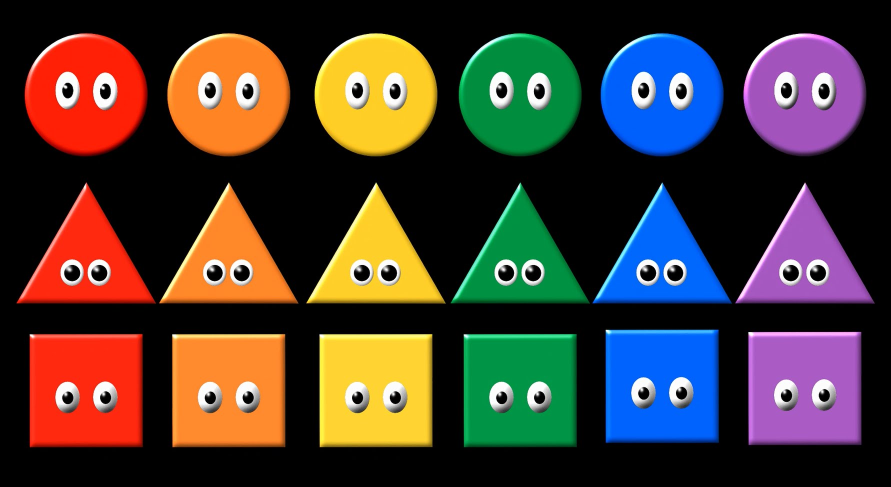
//> input picture build/test3.jpg, 1781 x 973 px (shown at 1/2 size)
$ ./serial_twostage_20180130172944   (built with g++ and OpenCV 4)
//> lines starting //> are read from the running program, lines starting //| are printed output that depends on the picture; after the words box and inside, x2 and y2 are one past the last pixel; in counts of white or black regions, pixels touching at a corner belong together
#include <stdio.h>
#include <stdlib.h>
#include <CL/cl.h>
#include <chrono>

#include <opencv2/opencv.hpp>

#include "../ocl/ocl_loader.hpp"

#define WIDTH 1920
#define HEIGHT 1080

void linearTwoStage(uchar *image, int width, int height)
{
	printf("width %d, height %d", width, height);
	int *labeledImage = (int *)malloc(sizeof(int) * width * height);
	int *labels = (int *)malloc(sizeof(int) * width * height);
	int counter = 1;

	int index = 0;
	for (int i = 0; i < width * height; i++)
		labels[i] = i;

	for (int i = 0; i < height; i++)
	{
		for (int j = 0; j < width; j++)
		{
			index = i * width + j;
			labeledImage[index] = (int)image[index];

			if (labeledImage[index] >= 255)
			{
				int label = 0;
				int upn = 0;
				int ln = 0;

				if ((i - 1) >= 0)
					upn = labeledImage[(i - 1) * width + j];
				if ((j - 1) >= 0)
					ln = labeledImage[i * width + j - 1];

				if (upn == 0 && ln == 0)
				{
					counter++;
					labeledImage[index] = counter;
				}
				else if (upn == 0)
					labeledImage[index] = ln;
				else if (ln == 0)
					labeledImage[index] = upn;
				else
				{
					if (ln < upn)
					{

						labeledImage[index] = ln;
						labels[upn] = labels[ln];
					}
					else
					{
						labeledImage[index] = upn;
						labels[ln] = labels[upn];
					}
				}
			}
		}
	}
	printf("height: %d, width %d", height, width);
	for (int i = 0; i < height; i++)
	{
		for (int j = 0; j < width; j++)
		{
			index = i * width + j;

			if (image[index] != 0)
			{
				image[index] = labels[labeledImage[index]] * 100;
			}
		}
	}
}

cv::Mat loadImage(char *filename)
{
//> called with filename = "test3.jpg"
	cv::Mat src = cv::imread(filename, 1); // load source image
//> src is the input picture: 973 rows x 1781 cols, CV_8UC3; mean B, G, R 50.4, 57.4, 70.9

	cv::namedWindow("Display window", cv::WINDOW_AUTOSIZE); // Create a window for display.
	imshow("Display window", src);							// Show our image inside it.

	cv::Size size(WIDTH, HEIGHT); //the dst image size,e.g.100x100
	cv::resize(src, src, size);   //resize image
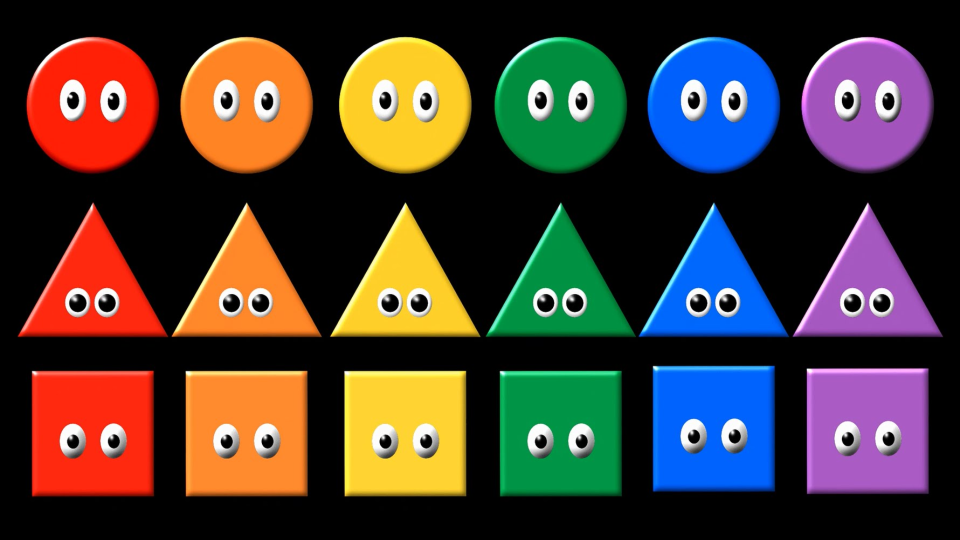
//> src: 1080 rows x 1920 cols, CV_8UC3 (shown at 1/2 size); mean B, G, R 50.3, 57.4, 70.9

	cv::Mat gray;
	cv::cvtColor(src, gray, CV_BGR2GRAY); //perform gray scale conversion.
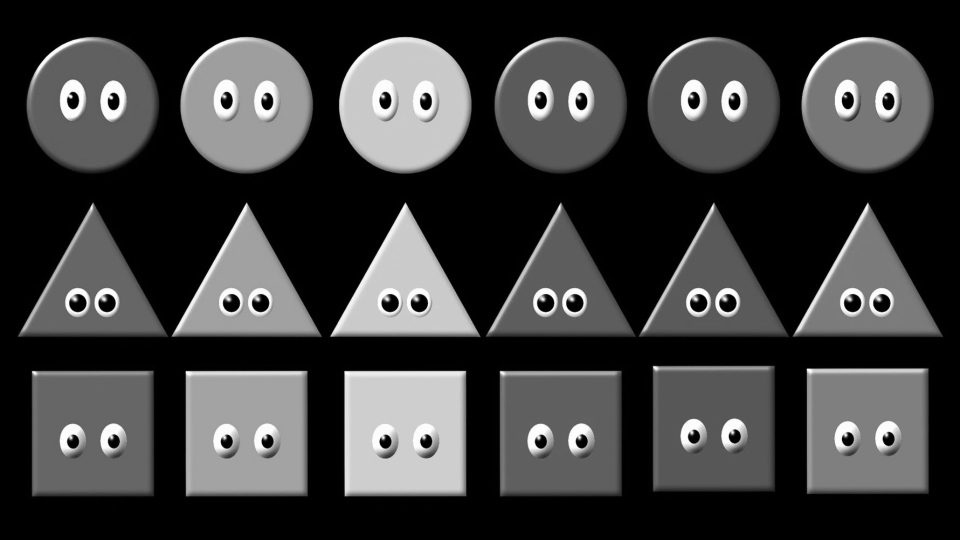
//> gray: 1080 rows x 1920 cols, CV_8UC1 (shown at 1/2 size); min 0, max 255, mean 60.6
	cv::threshold(gray, gray, 127, 255, cv::THRESH_BINARY);
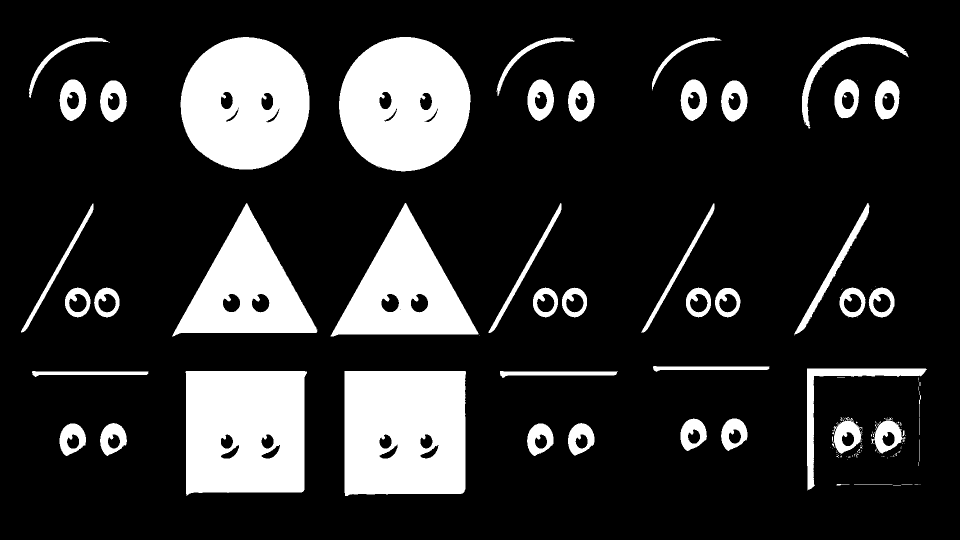
//> gray: 1080 rows x 1920 cols, CV_8UC1 (shown at 1/2 size); 18.2% white; 158 white regions (106 under 20 px), largest, box (x1, y1, x2, y2) and area: (689, 742, 932, 992) 57811, (371, 742, 614, 992) 55921, (678, 74, 942, 343) 54034

	cv::waitKey(0);
	return gray;
}

void displayLabeledImage(cv::Mat image)
{
	cv::applyColorMap(image, image, cv::COLORMAP_JET);
	cv::namedWindow("Display window", cv::WINDOW_AUTOSIZE); // Create a window for display.
	cv::imshow("Display window", image);					// Show our image inside it.
}

int main()
{

	cv::Mat image = loadImage("test3.jpg");

    auto start = std::chrono::high_resolution_clock::now();

	linearTwoStage(image.data, 1920, 1080);
//> the loop in linearTwoStage, `for (int i = 0; i < height; i++)` made 1080 passes
//> index on passes 1 to 3: 1919, 3839, 5759
//> after the loop in linearTwoStage, `for (int i = 0; i < height; i++)`: index = 2073599; counter = 2471
//> after the loop in linearTwoStage, `for (int i = 0; i < height; i++)`: index = 2073599
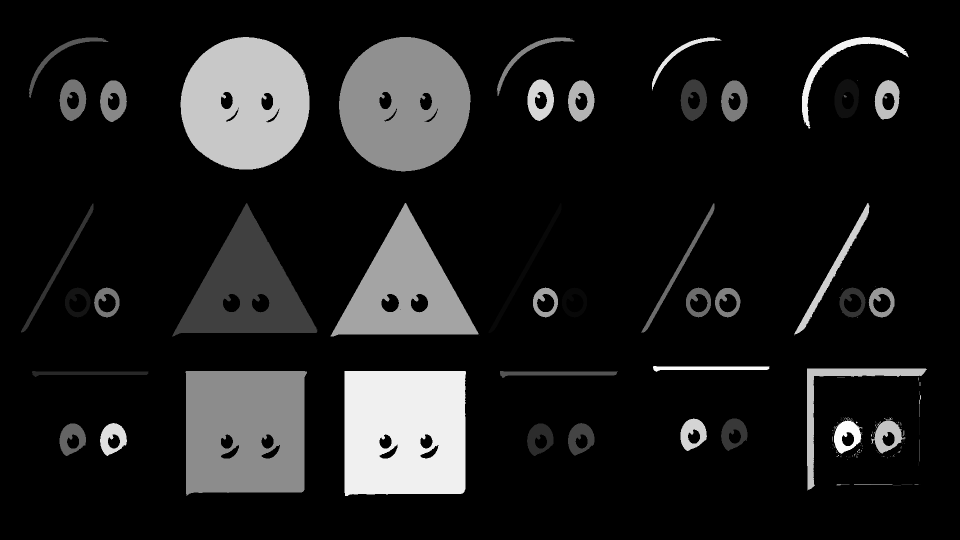
//> image: 1080 rows x 1920 cols, CV_8UC1 (shown at 1/2 size); 18.16% of pixels changed, all inside (x1, y1, x2, y2) = (42, 74, 1854, 992)

    auto finish = std::chrono::high_resolution_clock::now();
    auto d = std::chrono::duration_cast<std::chrono::nanoseconds>(finish - start);
    printf("\nDone executing PCCL Elapsed Time: %f nsec ]\n", d/1000.0/1000.0/1000.0);

	displayLabeledImage(image);
//> in displayLabeledImage, `cv::applyColorMap(image, image, cv::COLORMAP_JET);`:
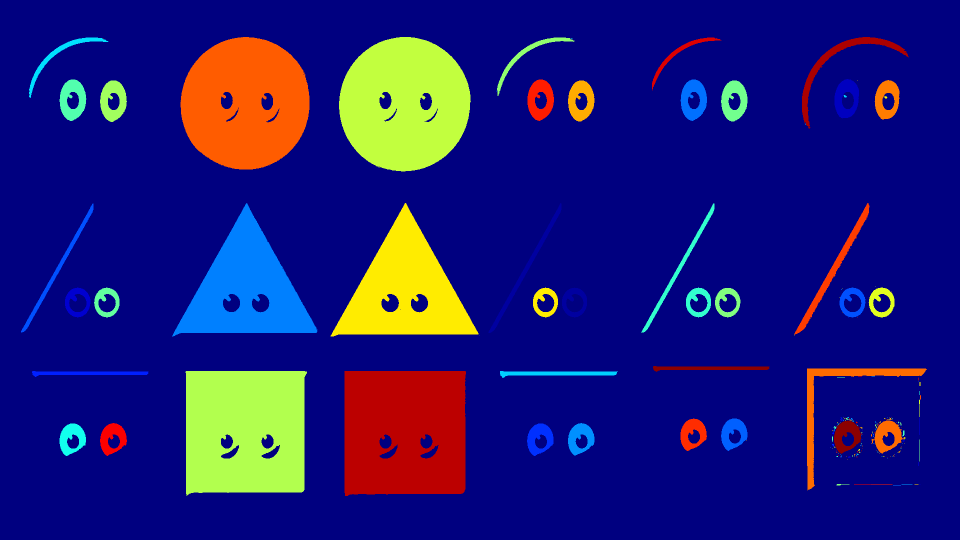
//> image: 1080 rows x 1920 cols, CV_8UC3 (shown at 1/2 size); mean B, G, R 117.4, 27.1, 31.2
	cv::waitKey(0);
}

$ run again, with build/test2.jpg copied over build/test3.jpg
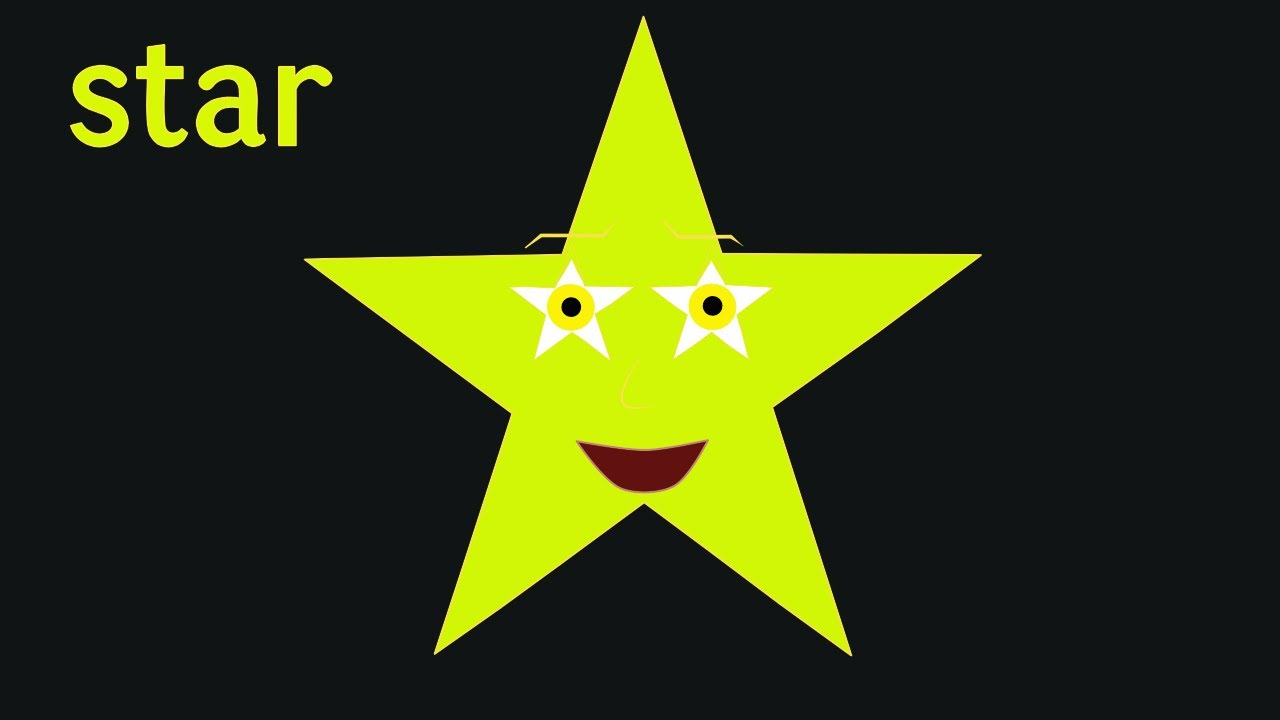
//> input picture build/test2.jpg, 1280 x 720 px
//> in loadImage, src is the input picture: 720 rows x 1280 cols, CV_8UC3; mean B, G, R 20.8, 57.2, 49
//> src: 1080 rows x 1920 cols, CV_8UC3
//> in loadImage, `cv::threshold(gray, gray, 127, 255, cv::THRESH_BINARY);`:
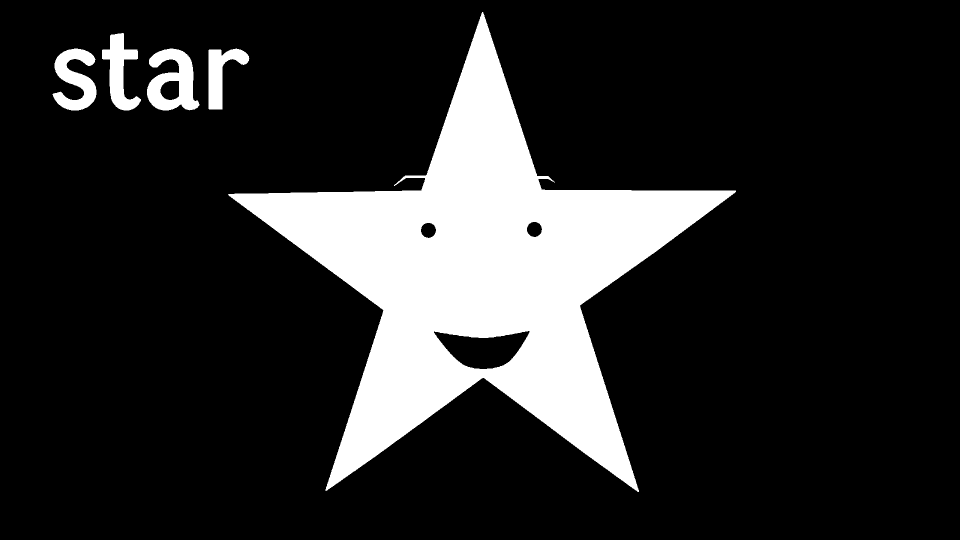
//> gray: 1080 rows x 1920 cols, CV_8UC1 (shown at 1/2 size); 16.5% white; 5 white regions, box (x1, y1, x2, y2) and area: (456, 24, 1472, 984) 317508, (294, 97, 399, 221) 7548, (105, 97, 193, 221) 5974, (204, 66, 282, 221) 5574, (417, 97, 499, 219) 4515
//> the loop in linearTwoStage, `for (int i = 0; i < height; i++)` made 1080 passes
//> (index, counter) on passes 1 to 3: (1919, 1), (3839, 1), (5759, 1)
//> after the loop in linearTwoStage, `for (int i = 0; i < height; i++)`: index = 2073599; counter = 463
//> the loop in linearTwoStage, `for (int i = 0; i < height; i++)` made 1080 passes
//> index on passes 1 to 3: 1919, 3839, 5759
//> after the loop in linearTwoStage, `for (int i = 0; i < height; i++)`: index = 2073599
//> in displayLabeledImage, `cv::applyColorMap(image, image, cv::COLORMAP_JET);`:
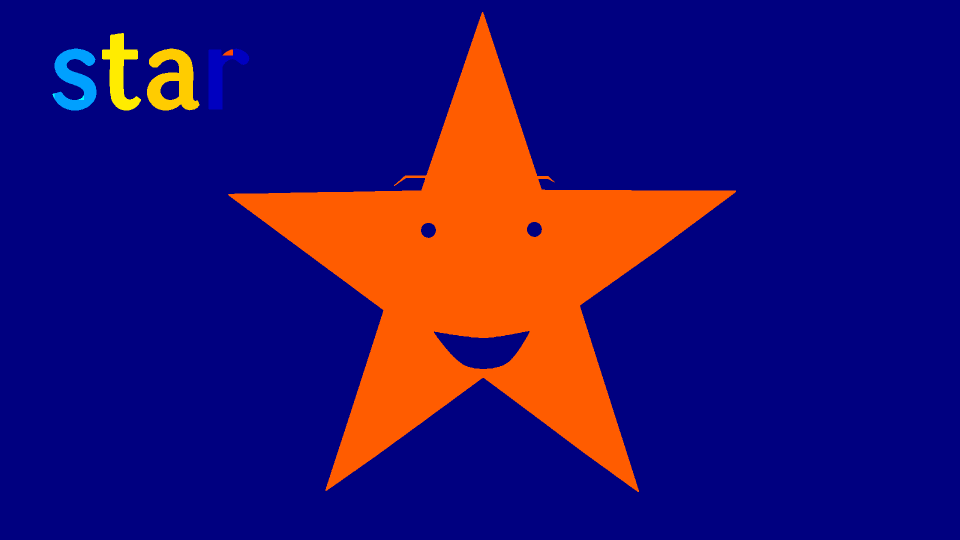
//> image: 1080 rows x 1920 cols, CV_8UC3 (shown at 1/2 size); mean B, G, R 108.1, 15.9, 40.7

$ run again, with build/test4.jpg copied over build/test3.jpg
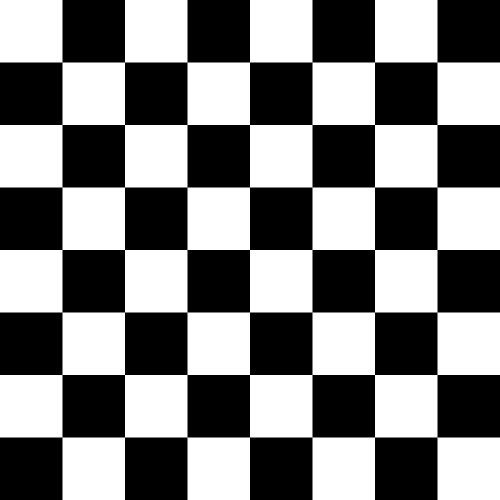
//> input picture build/test4.jpg, 1000 x 1000 px (shown at 1/2 size)
//> in loadImage, src is the input picture: 1000 rows x 1000 cols, CV_8UC3; 50% white; 1 white region, box (x1, y1, x2, y2) and area: (0, 0, 1000, 1000) 500000
//> src: 1080 rows x 1920 cols, CV_8UC3
//> in loadImage, `cv::threshold(gray, gray, 127, 255, cv::THRESH_BINARY);`:
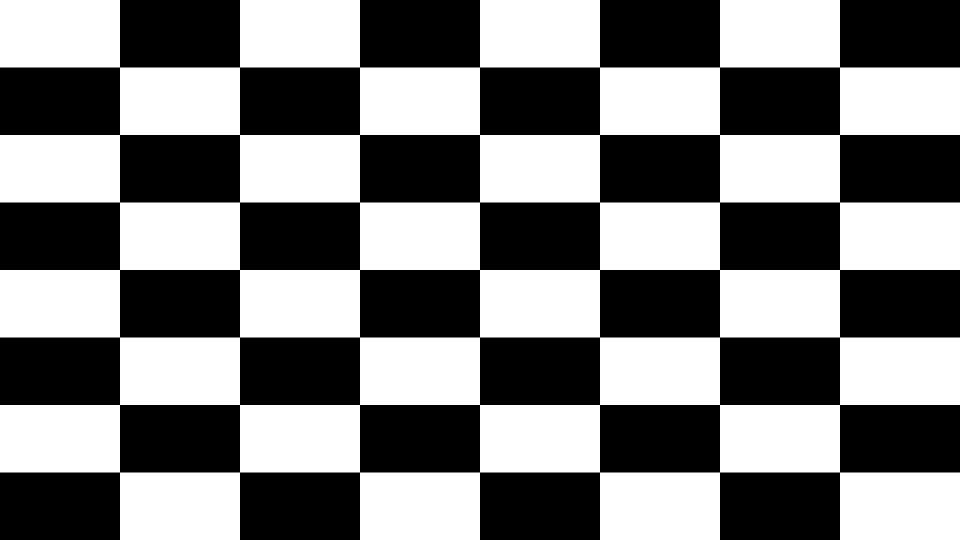
//> gray: 1080 rows x 1920 cols, CV_8UC1 (shown at 1/2 size); 50% white; 1 white region, box (x1, y1, x2, y2) and area: (0, 0, 1920, 1080) 1036800
//> the loop in linearTwoStage, `for (int i = 0; i < height; i++)` made 1080 passes
//> index on passes 1 to 3: 1919, 3839, 5759
//> after the loop in linearTwoStage, `for (int i = 0; i < height; i++)`: index = 2073599; counter = 33
//> after the loop in linearTwoStage, `for (int i = 0; i < height; i++)`: index = 2073599
//> in displayLabeledImage, `cv::applyColorMap(image, image, cv::COLORMAP_JET);`:
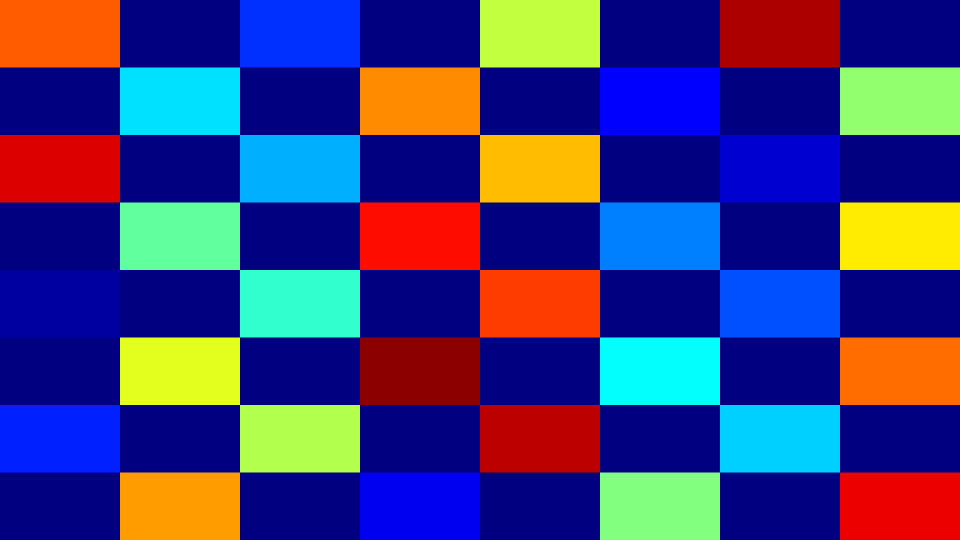
//> image: 1080 rows x 1920 cols, CV_8UC3 (shown at 1/2 size); mean B, G, R 121.4, 61.4, 62.8

$ run again, with build/baby.jpg copied over build/test3.jpg
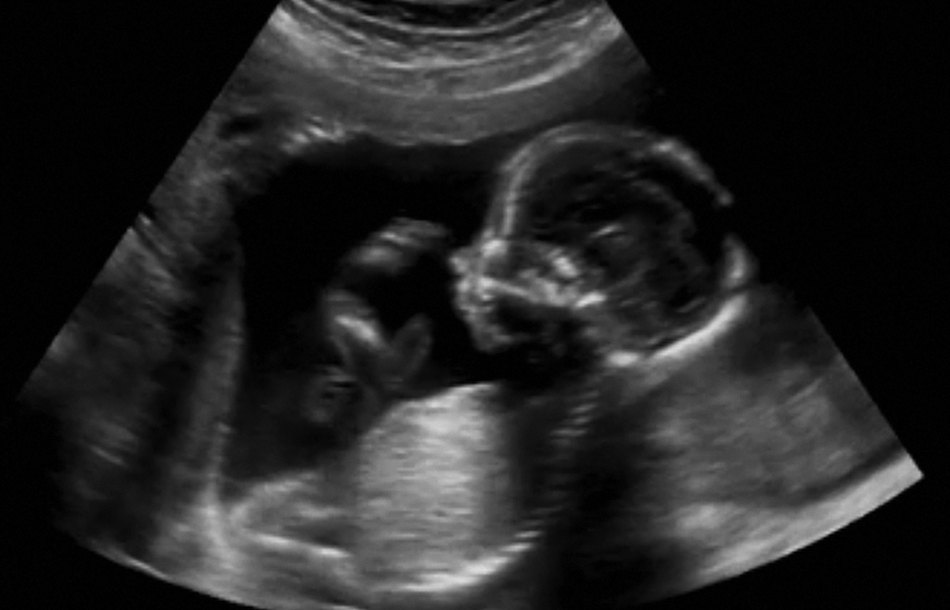
//> input picture build/baby.jpg, 950 x 610 px
//> in loadImage, src is the input picture: 610 rows x 950 cols, CV_8UC3; min 0, max 223, mean 35.8
//> src: 1080 rows x 1920 cols, CV_8UC3
//> in loadImage, `cv::threshold(gray, gray, 127, 255, cv::THRESH_BINARY);`:
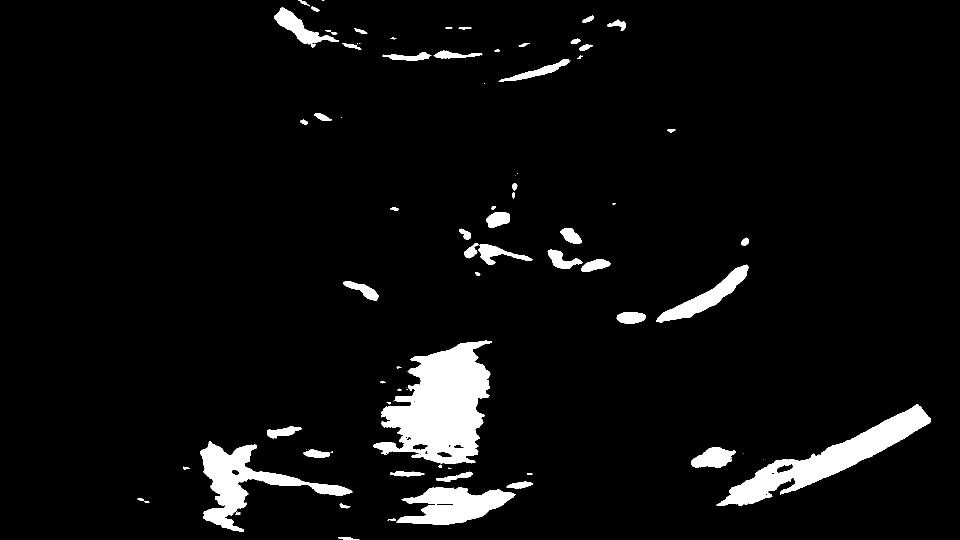
//> gray: 1080 rows x 1920 cols, CV_8UC1 (shown at 1/2 size); 5.3% white; 80 white regions (18 under 20 px), largest, box (x1, y1, x2, y2) and area: (746, 681, 984, 928) 34097, (1433, 808, 1862, 1012) 20729, (401, 882, 705, 1064) 14319
//> the loop in linearTwoStage, `for (int i = 0; i < height; i++)` made 1080 passes
//> (index, counter) on passes 1 to 3: (1919, 3), (3839, 3), (5759, 3)
//> after the loop in linearTwoStage, `for (int i = 0; i < height; i++)`: index = 2073599; counter = 1049
//> the loop in linearTwoStage, `for (int i = 0; i < height; i++)` made 1080 passes
//> index on passes 1 to 3: 1919, 3839, 5759
//> after the loop in linearTwoStage, `for (int i = 0; i < height; i++)`: index = 2073599
//> in displayLabeledImage, `cv::applyColorMap(image, image, cv::COLORMAP_JET);`:
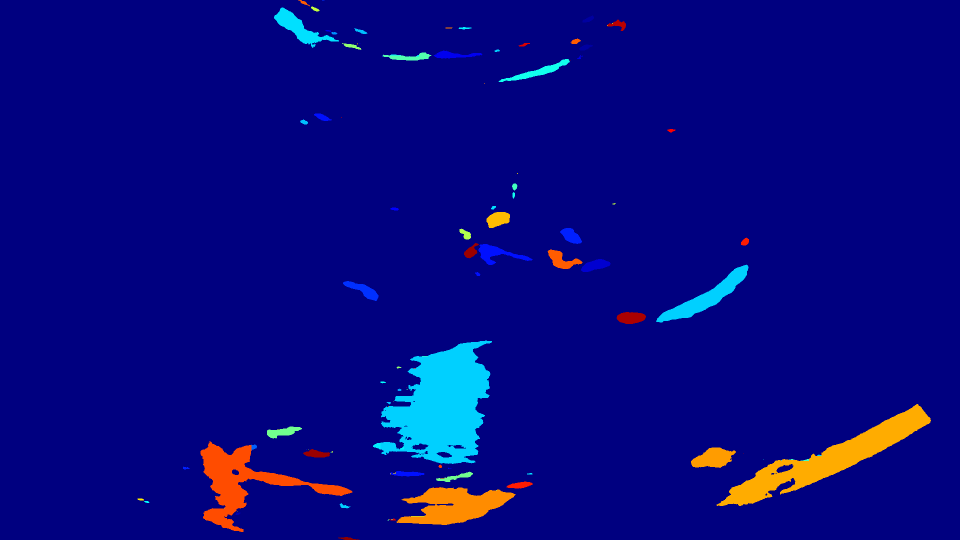
//> image: 1080 rows x 1920 cols, CV_8UC3 (shown at 1/2 size); mean B, G, R 127.8, 8.3, 6.7
